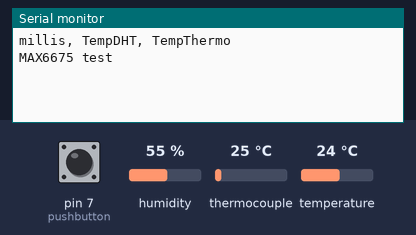
Recording of a sketch running on a simulated Arduino Uno, built with avr-gcc and run on an emulated ATmega328P. Shown: the last lines printed to the serial monitor. Inputs (shaded band) come from the test bench; at power-on: pin 7 (pushbutton) LOW, humidity 55 %, thermocouple 25 °C, temperature 24 °C.

Above: at 3.7 s.
3.8 s: pin 7 (pushbutton) pulled HIGH for 0.15 s
At 4.6 s:
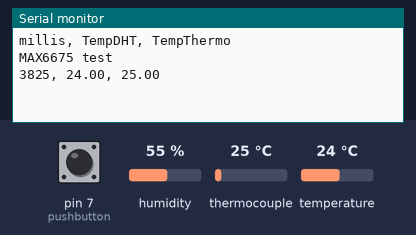
5.4 s: pin 7 (pushbutton) pulled HIGH for 1 s
At 6.1 s:
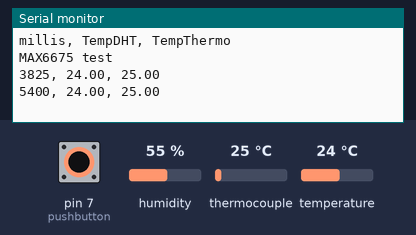

The sketch:

PULS_TH_DHT.ino
```cpp
// this example is public domain. enjoy!
// www.ladyada.net/learn/sensors/thermocouple
#include "DHT.h"

#define DHTPIN 8
#define DHTTYPE DHT11   // DHT 11
#include "max6675.h"
//unsigned long old_millis = 0;
//unsigned long delta = 600;
int minuti = 1;
int thermoDO = 6;
int thermoCS = 5;
int thermoCLK = 4;
int pushbutton = 7; // definiamo il pin 7 con il nome pushbutton
int digitalval = 0;
int oldState = 0;
//int analogval = 0; //definiamo valore analogico uguale a 0

MAX6675 thermocouple(thermoCLK, thermoCS, thermoDO);
DHT dht(DHTPIN, DHTTYPE);

void setup() {
  Serial.println(F("DHTxx test!"));
  pinMode(pushbutton , INPUT); //inizializziamo il pin del pulsante come input
  dht.begin();


  Serial.begin(9600);
  // use Arduino pins
  Serial.println("millis, TempDHT, TempThermo");

  Serial.println("MAX6675 test");
  // wait for MAX chip to stabilize
  delay(2500);
}

void loop() {


 unsigned long now = millis(); //variabile usata aper gesti


  digitalval = digitalRead(pushbutton); //leggiamo lo stato del pulsante

  if (digitalval == HIGH && digitalval != oldState) { //se lo stato del pulsante è 1
    //oldState=digitalval;

    float h = dht.readHumidity();
    float TempThermo = thermocouple.readCelsius();
    float TempDHT = dht.readTemperature();
   // float hic = dht.computeHeatIndex(TempDHT, h);
    Serial.print(millis());
    Serial.print(", ");
    Serial.print(TempDHT);
    Serial.print(", ");
    Serial.println(TempThermo);
    //old_millis = now; //terminato il ciclo pone il valore
    // minuti = minuti + 1; //incrementa il contatore dei minuti
  }
  oldState = digitalval;


  delay(10);
}
```

Measured:
- after the input at 3.8 s, the serial monitor: prints a new line at once (image 1)
- after the input at 5.4 s, the serial monitor: prints a new line at once (image 2)
